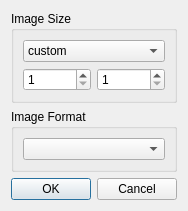
<?xml version="1.0" encoding="UTF-8"?>
<ui version="4.0">
 <class>NewImageFileDialog</class>
 <widget class="QDialog" name="NewImageFileDialog">
  <property name="geometry">
   <rect>
    <x>0</x>
    <y>0</y>
    <width>174</width>
    <height>187</height>
   </rect>
  </property>
  <property name="windowTitle">
   <string>Dialog</string>
  </property>
  <layout class="QVBoxLayout" name="verticalLayout">
   <item>
    <widget class="QGroupBox" name="groupBox">
     <property name="title">
      <string>Image Size</string>
     </property>
     <layout class="QVBoxLayout" name="verticalLayout_2">
      <item>
       <widget class="QComboBox" name="preset_comboBox">
        <item>
         <property name="text">
          <string>custom</string>
         </property>
        </item>
       </widget>
      </item>
      <item>
       <layout class="QHBoxLayout" name="horizontalLayout">
        <item>
         <widget class="QSpinBox" name="width_spinBox">
          <property name="minimum">
           <number>1</number>
          </property>
          <property name="maximum">
           <number>9999</number>
          </property>
         </widget>
        </item>
        <item>
         <widget class="QSpinBox" name="height_spinBox">
          <property name="minimum">
           <number>1</number>
          </property>
          <property name="maximum">
           <number>9999</number>
          </property>
         </widget>
        </item>
       </layout>
      </item>
     </layout>
    </widget>
   </item>
   <item>
    <widget class="QGroupBox" name="groupBox_2">
     <property name="title">
      <string>Image Format</string>
     </property>
     <layout class="QVBoxLayout" name="verticalLayout_3">
      <item>
       <widget class="QComboBox" name="format_comboBox"/>
      </item>
     </layout>
    </widget>
   </item>
   <item>
    <widget class="QDialogButtonBox" name="buttonBox">
     <property name="orientation">
      <enum>Qt::Horizontal</enum>
     </property>
     <property name="standardButtons">
      <set>QDialogButtonBox::Cancel|QDialogButtonBox::Ok</set>
     </property>
     <property name="centerButtons">
      <bool>true</bool>
     </property>
    </widget>
   </item>
  </layout>
 </widget>
 <resources/>
 <connections>
  <connection>
   <sender>buttonBox</sender>
   <signal>accepted()</signal>
   <receiver>NewImageFileDialog</receiver>
   <slot>accept()</slot>
   <hints>
    <hint type="sourcelabel">
     <x>248</x>
     <y>254</y>
    </hint>
    <hint type="destinationlabel">
     <x>157</x>
     <y>274</y>
    </hint>
   </hints>
  </connection>
  <connection>
   <sender>buttonBox</sender>
   <signal>rejected()</signal>
   <receiver>NewImageFileDialog</receiver>
   <slot>reject()</slot>
   <hints>
    <hint type="sourcelabel">
     <x>316</x>
     <y>260</y>
    </hint>
    <hint type="destinationlabel">
     <x>286</x>
     <y>274</y>
    </hint>
   </hints>
  </connection>
 </connections>
</ui>
